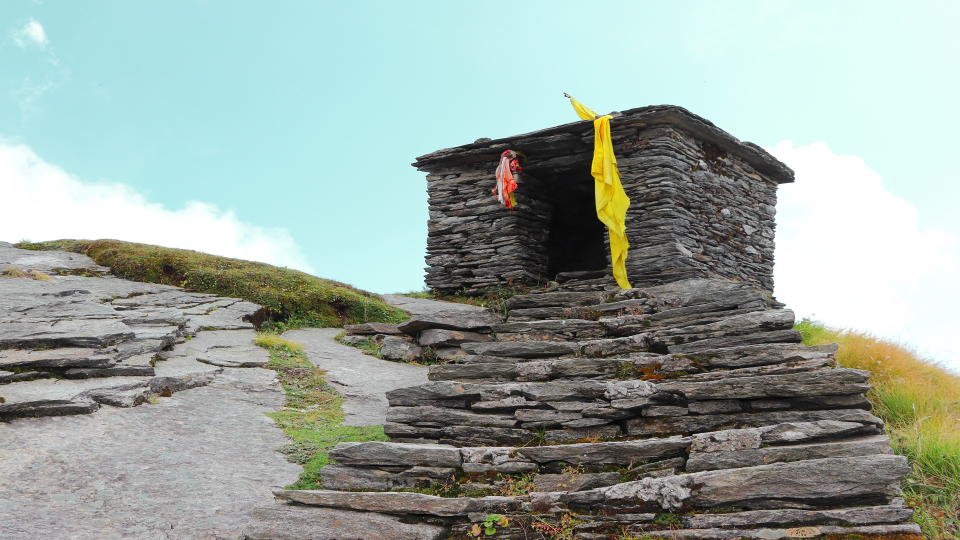
//> input picture HLS_Use_Model/Standalone_HLS_AXI_Example/testcase55.jpg, 1920 x 1080 px (shown at 1/2 size)
$ ./xf_inrange_tb ../../../../HLS_Use_Model/Standalone_HLS_AXI_Example/testcase55.jpg   (built with g++ and OpenCV 4)
//> lines starting //> are read from the running program, lines starting //| are printed output that depends on the picture; after the words box and inside, x2 and y2 are one past the last pixel; in counts of white or black regions, pixels touching at a corner belong together
// [16 lines of licence text are left out]

#include "common/xf_headers.hpp"
#include "xcl2.hpp"

#include "xf_inrange_tb_config.h"
int main(int argc, char** argv) {
    if (argc != 2) {
        fprintf(stderr, "Usage: %s <INPUT IMAGE PATH 1>\n", argv[0]);
        return EXIT_FAILURE;
    }

    cv::Mat in_img, out_img, ocv_ref, in_gray, diff;

// Reading in the image:
#if RGB
    in_img = cv::imread(argv[1], 1);
#else
    in_img = cv::imread(argv[1], 0);
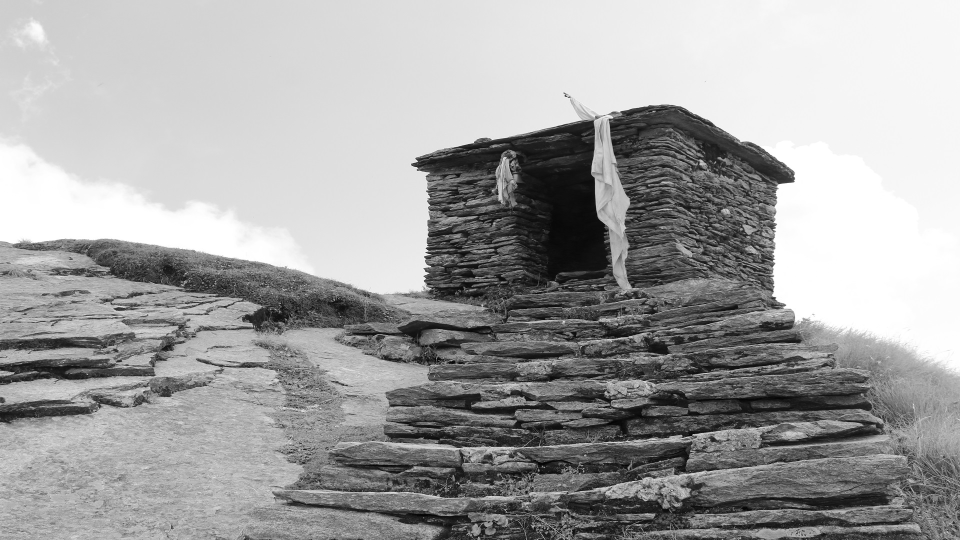
//> in_img: 1080 rows x 1920 cols, CV_8UC1 (shown at 1/2 size); min 0, max 255, mean 162.1
#endif

    if (in_img.data == NULL) {
        fprintf(stderr, "ERROR: Cannot open image %s\n ", argv[1]);
        return EXIT_FAILURE;
    }

    // Create memory for outputs:
    ocv_ref.create(in_img.rows, in_img.cols, in_img.depth());
    out_img.create(in_img.rows, in_img.cols, in_img.depth());
    diff.create(in_img.rows, in_img.cols, in_img.depth());

    // Reference function in OpenCV:
    unsigned char lower_thresh = 50;
    unsigned char upper_thresh = 100;
    int height = in_img.rows;
//> height = 1080
    int width = in_img.cols;
//> width = 1920
    std::cout << "Input image height : " << height << std::endl;
//| Input image height : 1080
    std::cout << "Input image width  : " << width << std::endl;
//| Input image width  : 1920
#if RGB
    cv::inRange(in_img, cv::Scalar(lower_thresh, lower_thresh, lower_thresh),
                cv::Scalar(upper_thresh, upper_thresh, upper_thresh), ocv_ref);
#else
    cv::inRange(in_img, cv::Scalar(lower_thresh), cv::Scalar(upper_thresh), ocv_ref);
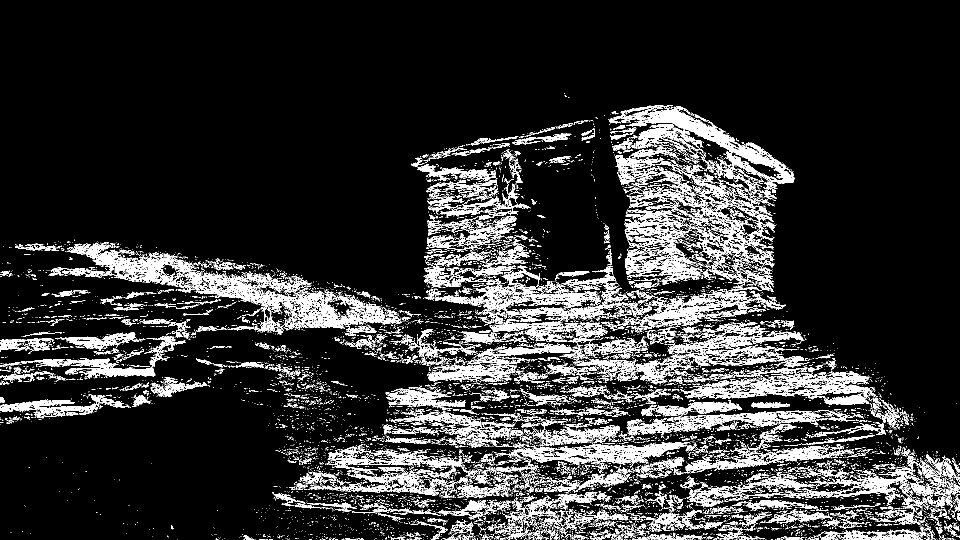
//> ocv_ref: 1080 rows x 1920 cols, CV_8UC1 (shown at 1/2 size); 14.3% white; 11932 white regions (10934 under 20 px), largest, box (x1, y1, x2, y2) and area: (356, 542, 804, 670) 13789, (1217, 210, 1589, 368) 10553, (115, 485, 392, 578) 7504
#endif

    // OpenCL section:
    size_t image_in_size_bytes = in_img.rows * in_img.cols * in_img.channels() * sizeof(unsigned char);
//> image_in_size_bytes = 2073600
    size_t image_out_size_bytes = image_in_size_bytes;
//> image_out_size_bytes = 2073600

//> (the run ends here: the program needs code that is not available in this run, at `cl_int err;`)
